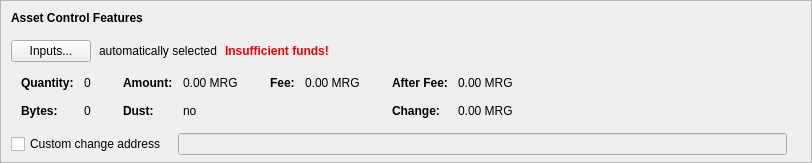
      <widget class="QFrame" name="frameAssetControl">
       <property name="sizePolicy">
        <sizepolicy hsizetype="Expanding" vsizetype="Fixed">
         <horstretch>0</horstretch>
         <verstretch>0</verstretch>
        </sizepolicy>
       </property>
       <property name="maximumSize">
        <size>
         <width>16777215</width>
         <height>16777215</height>
        </size>
       </property>
       <property name="frameShape">
        <enum>QFrame::StyledPanel</enum>
       </property>
       <property name="frameShadow">
        <enum>QFrame::Sunken</enum>
       </property>
       <layout class="QVBoxLayout" name="verticalLayoutAssetControl2">
        <property name="spacing">
         <number>0</number>
        </property>
        <property name="leftMargin">
         <number>0</number>
        </property>
        <property name="topMargin">
         <number>0</number>
        </property>
        <property name="rightMargin">
         <number>0</number>
        </property>
        <property name="bottomMargin">
         <number>6</number>
        </property>
        <item>
         <layout class="QVBoxLayout" name="verticalLayoutAssetControl" stretch="0,0,0,0,1">
          <property name="spacing">
           <number>0</number>
          </property>
          <property name="leftMargin">
           <number>10</number>
          </property>
          <property name="topMargin">
           <number>10</number>
          </property>
          <item>
           <layout class="QHBoxLayout" name="horizontalLayoutAssetControl1">
            <property name="bottomMargin">
             <number>15</number>
            </property>
            <item>
             <widget class="QLabel" name="labelAssetControlFeatures">
              <property name="sizePolicy">
               <sizepolicy hsizetype="Preferred" vsizetype="Maximum">
                <horstretch>0</horstretch>
                <verstretch>0</verstretch>
               </sizepolicy>
              </property>
              <property name="font">
               <font>
                <weight>75</weight>
                <bold>true</bold>
               </font>
              </property>
              <property name="styleSheet">
               <string notr="true">font-weight:bold;</string>
              </property>
              <property name="text">
               <string>Asset Control Features</string>
              </property>
             </widget>
            </item>
           </layout>
          </item>
          <item>
           <layout class="QHBoxLayout" name="horizontalLayoutAssetControl2" stretch="0,0,0,0">
            <property name="spacing">
             <number>8</number>
            </property>
            <property name="bottomMargin">
             <number>10</number>
            </property>
            <item>
             <widget class="QPushButton" name="pushButtonAssetControl">
              <property name="styleSheet">
               <string notr="true"/>
              </property>
              <property name="text">
               <string>Inputs...</string>
              </property>
              <property name="autoDefault">
               <bool>false</bool>
              </property>
             </widget>
            </item>
            <item>
             <widget class="QLabel" name="labelAssetControlAutomaticallySelected">
              <property name="text">
               <string>automatically selected</string>
              </property>
              <property name="margin">
               <number>5</number>
              </property>
             </widget>
            </item>
            <item>
             <widget class="QLabel" name="labelAssetControlInsuffFunds">
              <property name="font">
               <font>
                <weight>75</weight>
                <bold>true</bold>
               </font>
              </property>
              <property name="styleSheet">
               <string notr="true">color:red;font-weight:bold;</string>
              </property>
              <property name="text">
               <string>Insufficient funds!</string>
              </property>
              <property name="margin">
               <number>5</number>
              </property>
             </widget>
            </item>
            <item>
             <spacer name="horizontalSpacerAssetControl">
              <property name="orientation">
               <enum>Qt::Horizontal</enum>
              </property>
              <property name="sizeHint" stdset="0">
               <size>
                <width>40</width>
                <height>1</height>
               </size>
              </property>
             </spacer>
            </item>
           </layout>
          </item>
          <item>
           <widget class="QWidget" name="widgetAssetControl" native="true">
            <property name="sizePolicy">
             <sizepolicy hsizetype="Preferred" vsizetype="Preferred">
              <horstretch>0</horstretch>
              <verstretch>0</verstretch>
             </sizepolicy>
            </property>
            <property name="minimumSize">
             <size>
              <width>0</width>
              <height>0</height>
             </size>
            </property>
            <property name="styleSheet">
             <string notr="true"/>
            </property>
            <layout class="QHBoxLayout" name="horizontalLayoutAssetControl5">
             <property name="leftMargin">
              <number>0</number>
             </property>
             <property name="topMargin">
              <number>0</number>
             </property>
             <property name="rightMargin">
              <number>0</number>
             </property>
             <property name="bottomMargin">
              <number>0</number>
             </property>
             <item>
              <layout class="QHBoxLayout" name="horizontalLayoutAssetControl3" stretch="0,0,0,1">
               <property name="spacing">
                <number>20</number>
               </property>
               <property name="topMargin">
                <number>0</number>
               </property>
               <property name="bottomMargin">
                <number>10</number>
               </property>
               <item>
                <layout class="QFormLayout" name="formLayoutAssetControl1">
                 <property name="horizontalSpacing">
                  <number>10</number>
                 </property>
                 <property name="verticalSpacing">
                  <number>14</number>
                 </property>
                 <property name="leftMargin">
                  <number>10</number>
                 </property>
                 <property name="topMargin">
                  <number>4</number>
                 </property>
                 <property name="rightMargin">
                  <number>6</number>
                 </property>
                 <item row="0" column="0">
                  <widget class="QLabel" name="labelAssetControlQuantityText">
                   <property name="font">
                    <font>
                     <weight>75</weight>
                     <bold>true</bold>
                    </font>
                   </property>
                   <property name="text">
                    <string>Quantity:</string>
                   </property>
                   <property name="margin">
                    <number>0</number>
                   </property>
                  </widget>
                 </item>
                 <item row="0" column="1">
                  <widget class="QLabel" name="labelAssetControlQuantity">
                   <property name="cursor">
                    <cursorShape>IBeamCursor</cursorShape>
                   </property>
                   <property name="contextMenuPolicy">
                    <enum>Qt::ActionsContextMenu</enum>
                   </property>
                   <property name="text">
                    <string notr="true">0</string>
                   </property>
                   <property name="margin">
                    <number>0</number>
                   </property>
                   <property name="textInteractionFlags">
                    <set>Qt::LinksAccessibleByMouse|Qt::TextSelectableByKeyboard|Qt::TextSelectableByMouse</set>
                   </property>
                  </widget>
                 </item>
                 <item row="1" column="0">
                  <widget class="QLabel" name="labelAssetControlBytesText">
                   <property name="font">
                    <font>
                     <weight>75</weight>
                     <bold>true</bold>
                    </font>
                   </property>
                   <property name="text">
                    <string>Bytes:</string>
                   </property>
                  </widget>
                 </item>
                 <item row="1" column="1">
                  <widget class="QLabel" name="labelAssetControlBytes">
                   <property name="cursor">
                    <cursorShape>IBeamCursor</cursorShape>
                   </property>
                   <property name="contextMenuPolicy">
                    <enum>Qt::ActionsContextMenu</enum>
                   </property>
                   <property name="text">
                    <string notr="true">0</string>
                   </property>
                   <property name="textInteractionFlags">
                    <set>Qt::LinksAccessibleByMouse|Qt::TextSelectableByKeyboard|Qt::TextSelectableByMouse</set>
                   </property>
                  </widget>
                 </item>
                </layout>
               </item>
               <item>
                <layout class="QFormLayout" name="formLayoutAssetControl2">
                 <property name="horizontalSpacing">
                  <number>10</number>
                 </property>
                 <property name="verticalSpacing">
                  <number>14</number>
                 </property>
                 <property name="leftMargin">
                  <number>6</number>
                 </property>
                 <property name="topMargin">
                  <number>4</number>
                 </property>
                 <property name="rightMargin">
                  <number>6</number>
                 </property>
                 <item row="0" column="0">
                  <widget class="QLabel" name="labelAssetControlAmountText">
                   <property name="font">
                    <font>
                     <weight>75</weight>
                     <bold>true</bold>
                    </font>
                   </property>
                   <property name="text">
                    <string>Amount:</string>
                   </property>
                   <property name="margin">
                    <number>0</number>
                   </property>
                  </widget>
                 </item>
                 <item row="0" column="1">
                  <widget class="QLabel" name="labelAssetControlAmount">
                   <property name="cursor">
                    <cursorShape>IBeamCursor</cursorShape>
                   </property>
                   <property name="contextMenuPolicy">
                    <enum>Qt::ActionsContextMenu</enum>
                   </property>
                   <property name="text">
                    <string notr="true">0.00 MRG</string>
                   </property>
                   <property name="textInteractionFlags">
                    <set>Qt::LinksAccessibleByMouse|Qt::TextSelectableByKeyboard|Qt::TextSelectableByMouse</set>
                   </property>
                  </widget>
                 </item>
                 <item row="1" column="0">
                  <widget class="QLabel" name="labelAssetControlLowOutputText">
                   <property name="font">
                    <font>
                     <weight>75</weight>
                     <bold>true</bold>
                    </font>
                   </property>
                   <property name="text">
                    <string>Dust:</string>
                   </property>
                  </widget>
                 </item>
                 <item row="1" column="1">
                  <widget class="QLabel" name="labelAssetControlLowOutput">
                   <property name="cursor">
                    <cursorShape>IBeamCursor</cursorShape>
                   </property>
                   <property name="contextMenuPolicy">
                    <enum>Qt::ActionsContextMenu</enum>
                   </property>
                   <property name="text">
                    <string notr="true">no</string>
                   </property>
                   <property name="textInteractionFlags">
                    <set>Qt::LinksAccessibleByMouse|Qt::TextSelectableByKeyboard|Qt::TextSelectableByMouse</set>
                   </property>
                  </widget>
                 </item>
                </layout>
               </item>
               <item>
                <layout class="QFormLayout" name="formLayoutAssetControl3">
                 <property name="horizontalSpacing">
                  <number>10</number>
                 </property>
                 <property name="verticalSpacing">
                  <number>14</number>
                 </property>
                 <property name="leftMargin">
                  <number>6</number>
                 </property>
                 <property name="topMargin">
                  <number>4</number>
                 </property>
                 <property name="rightMargin">
                  <number>6</number>
                 </property>
                 <item row="0" column="0">
                  <widget class="QLabel" name="labelAssetControlFeeText">
                   <property name="font">
                    <font>
                     <weight>75</weight>
                     <bold>true</bold>
                    </font>
                   </property>
                   <property name="text">
                    <string>Fee:</string>
                   </property>
                   <property name="margin">
                    <number>0</number>
                   </property>
                  </widget>
                 </item>
                 <item row="0" column="1">
                  <widget class="QLabel" name="labelAssetControlFee">
                   <property name="cursor">
                    <cursorShape>IBeamCursor</cursorShape>
                   </property>
                   <property name="contextMenuPolicy">
                    <enum>Qt::ActionsContextMenu</enum>
                   </property>
                   <property name="text">
                    <string notr="true">0.00 MRG</string>
                   </property>
                   <property name="textInteractionFlags">
                    <set>Qt::LinksAccessibleByMouse|Qt::TextSelectableByKeyboard|Qt::TextSelectableByMouse</set>
                   </property>
                  </widget>
                 </item>
                </layout>
               </item>
               <item>
                <layout class="QFormLayout" name="formLayoutAssetControl4">
                 <property name="horizontalSpacing">
                  <number>10</number>
                 </property>
                 <property name="verticalSpacing">
                  <number>14</number>
                 </property>
                 <property name="leftMargin">
                  <number>6</number>
                 </property>
                 <property name="topMargin">
                  <number>4</number>
                 </property>
                 <property name="rightMargin">
                  <number>6</number>
                 </property>
                 <item row="0" column="0">
                  <widget class="QLabel" name="labelAssetControlAfterFeeText">
                   <property name="font">
                    <font>
                     <weight>75</weight>
                     <bold>true</bold>
                    </font>
                   </property>
                   <property name="text">
                    <string>After Fee:</string>
                   </property>
                   <property name="margin">
                    <number>0</number>
                   </property>
                  </widget>
                 </item>
                 <item row="0" column="1">
                  <widget class="QLabel" name="labelAssetControlAfterFee">
                   <property name="cursor">
                    <cursorShape>IBeamCursor</cursorShape>
                   </property>
                   <property name="contextMenuPolicy">
                    <enum>Qt::ActionsContextMenu</enum>
                   </property>
                   <property name="text">
                    <string notr="true">0.00 MRG</string>
                   </property>
                   <property name="textInteractionFlags">
                    <set>Qt::LinksAccessibleByMouse|Qt::TextSelectableByKeyboard|Qt::TextSelectableByMouse</set>
                   </property>
                  </widget>
                 </item>
                 <item row="1" column="0">
                  <widget class="QLabel" name="labelAssetControlChangeText">
                   <property name="font">
                    <font>
                     <weight>75</weight>
                     <bold>true</bold>
                    </font>
                   </property>
                   <property name="text">
                    <string>Change:</string>
                   </property>
                  </widget>
                 </item>
                 <item row="1" column="1">
                  <widget class="QLabel" name="labelAssetControlChange">
                   <property name="cursor">
                    <cursorShape>IBeamCursor</cursorShape>
                   </property>
                   <property name="contextMenuPolicy">
                    <enum>Qt::ActionsContextMenu</enum>
                   </property>
                   <property name="text">
                    <string notr="true">0.00 MRG</string>
                   </property>
                   <property name="textInteractionFlags">
                    <set>Qt::LinksAccessibleByMouse|Qt::TextSelectableByKeyboard|Qt::TextSelectableByMouse</set>
                   </property>
                  </widget>
                 </item>
                </layout>
               </item>
              </layout>
             </item>
            </layout>
           </widget>
          </item>
          <item>
           <layout class="QHBoxLayout" name="horizontalLayoutAssetControl4" stretch="0,0,0">
            <property name="spacing">
             <number>12</number>
            </property>
            <property name="sizeConstraint">
             <enum>QLayout::SetDefaultConstraint</enum>
            </property>
            <property name="topMargin">
             <number>5</number>
            </property>
            <property name="rightMargin">
             <number>5</number>
            </property>
            <item>
             <widget class="QCheckBox" name="checkBoxAssetControlChange">
              <property name="toolTip">
               <string>If this is activated, but the change address is empty or invalid, change will be sent to a newly generated address.</string>
              </property>
              <property name="text">
               <string>Custom change address</string>
              </property>
             </widget>
            </item>
            <item>
             <widget class="QValidatedLineEdit" name="lineEditAssetControlChange">
              <property name="enabled">
               <bool>false</bool>
              </property>
              <property name="sizePolicy">
               <sizepolicy hsizetype="Expanding" vsizetype="Fixed">
                <horstretch>0</horstretch>
                <verstretch>0</verstretch>
               </sizepolicy>
              </property>
             </widget>
            </item>
            <item>
             <widget class="QLabel" name="labelAssetControlChangeLabel">
              <property name="sizePolicy">
               <sizepolicy hsizetype="Preferred" vsizetype="Expanding">
                <horstretch>0</horstretch>
                <verstretch>0</verstretch>
               </sizepolicy>
              </property>
              <property name="minimumSize">
               <size>
                <width>0</width>
                <height>0</height>
               </size>
              </property>
              <property name="text">
               <string/>
              </property>
              <property name="margin">
               <number>3</number>
              </property>
             </widget>
            </item>
           </layout>
          </item>
          <item>
           <spacer name="verticalSpacerAssetControl">
            <property name="orientation">
             <enum>Qt::Vertical</enum>
            </property>
            <property name="sizeHint" stdset="0">
             <size>
              <width>800</width>
              <height>1</height>
             </size>
            </property>
           </spacer>
          </item>
         </layout>
        </item>
       </layout>
      </widget>
